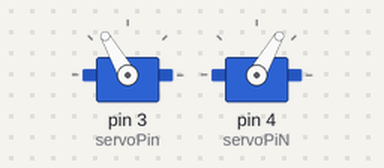
Simulated run of this sketch. Board: Arduino Uno, built with avr-gcc and run on an emulated ATmega328P. Parts: 2 × servo.

Above: at 0.05 s.
At 6.0 s:
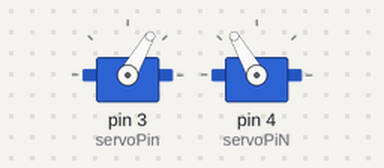
Timing chart, 0 to 7.8 s (numbered marks = the images above):
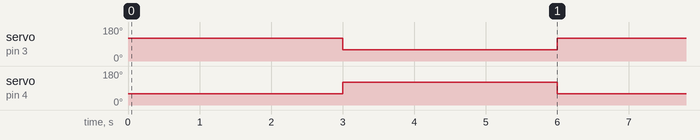

Measured:
- by itself, servo on pin 3 (servoPin), servo on pin 4 (servoPiN): alternates 120° for 3.0 s and 60° for 3.0 s

The sketch:

wing_it.ino
```cpp
#include <Servo.h>


Servo servo;
Servo servo1;

const int servoPin = 3;
const int servoPiN = 4;

void setup() {
  servo.attach(servoPin);
  servo1.attach(servoPiN);


}

void loop() {
  servo.write(120);
  servo1.write(60);
  delay(3000);
  servo.write(60);
  servo1.write(120);
  delay(3000);
}
```
